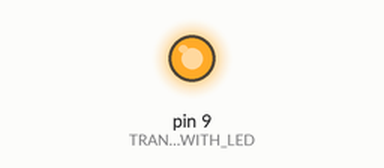
The sketch below on a simulated Arduino Uno, built with avr-gcc and run on an emulated ATmega328P. Shown: output pins drawn as LEDs (lit = HIGH).

Above: at 2.0 s.
At 4.4 s:
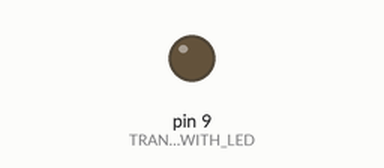
Timing chart, 0 to 5.2 s (numbered marks = the images above):
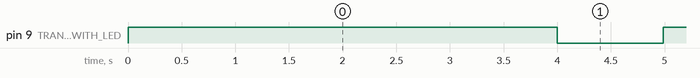

The sketch:

lab4_task1_baremetal.ino
```cpp
#include <avr/io.h>

#define TRANSISTOR_WITH_LED PB1

int main(void) {
    DDRB |= (1 << TRANSISTOR_WITH_LED); // we set the led as output from transistor where output signal is connected to base.


    TCCR1A = 0;
    TCCR1B = 0;
    TCCR1B |= (1 << WGM12);               // CTC mode
    TCCR1B |= (1 << CS12) | (1 << CS10); // prescaler 1024
    OCR1A = 15624;                        // 1 second
    TCNT1 = 0; // we set TCNT1 as zero which count each tick and compare it value with OCR1A and whenever it reach 15624 the OCF1A will be flag and reset

    // --- Timer0 setup (8-bit) for ~16ms tick in CTC mode ---
    TCCR0A = 0;
    TCCR0B = 0;
    TCCR0A |= (1 << WGM01);              // CTC mode
    TCCR0B |= (1 << CS02) | (1 << CS00); // prescaler 1024
    OCR0A = 155;                         // ~16ms per match
    TCNT0 = 0;

    uint8_t seconds_on = 0;   // Timer1 counter for LED ON (3s) // we set second on as zero initially
    uint8_t count_off = 0;    // Timer0 counter for LED OFF // count_ for led off is set as zero initially
    uint8_t led_on = 1;       // LED state is true

    PORTB |= (1 << TRANSISTOR_WITH_LED);      // start with LED ON

    while (1) {
        // when the led is on the TCNT1 will check the value with OCR1A and every time it reach the set value then we reset TIFR1 as zero and the process continue...
        if (led_on && (TIFR1 & (1 << OCF1A))) {
            TIFR1 |= (1 << OCF1A);  // clear Timer1 flag
            seconds_on++;

            if (seconds_on > 3) { // when the TIFR1 reset theree time then the led is off
                // Switch to LED OFF phase using Timer0
                led_on = 0;
                count_off = 0;
                TCNT0 = 0; // and TCNT set as zero
                PORTB &= ~(1 << TRANSISTOR_WITH_LED); // actually turn LED OFF
            }
        }

        // --- Timer0 manual polling for LED OFF ---
        if (!led_on && (TIFR0 & (1 << OCF0A))) {
            TIFR0 |= (1 << OCF0A);  // clear Timer0 flag
            count_off++;

            if (count_off >= 100) {  // 61 * 16ms ≈ 1s
                led_on = 1;         // Back to LED ON phase
                seconds_on = 0;     // reset Timer1 counter
                PORTB |= (1 << TRANSISTOR_WITH_LED); // turn LED ON
            }
        }
    }
}
```

Measured:
- by itself, pin 9 (TRANSISTOR_WITH_LED): repeats every 4.0 s: LOW 0.99 s, HIGH 3.0 s
